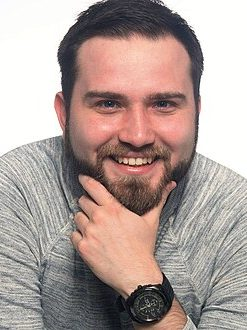
#> input picture photos/Q102248772.jpg, 247 x 330 px, found by its file name
$ python -i fetch-tmdb-photos.py   (imports and definitions only)
#> lines starting #> are read from the running program, lines starting #| are printed output that depends on the picture
#!/usr/bin/env python3
"""Fetch TMDB profile photos for every actor and cache local headshots."""

from __future__ import annotations

import json
import os
import re
import ssl
import time
import unicodedata
import urllib.error
import urllib.parse
import urllib.request
from concurrent.futures import ThreadPoolExecutor, as_completed
from io import BytesIO
from pathlib import Path

from PIL import Image, ImageDraw, ImageFont

ROOT = Path(__file__).resolve().parents[1]
DB = ROOT / "src" / "data" / "actors.json"
PHOTO_DIR = ROOT / "public" / "photos"
REPORT = ROOT / "scripts" / "photo-report.json"
ENV = ROOT / ".env"
FONT = "/System/Library/Fonts/Supplemental/Arial Unicode.ttf"
API = "https://api.themoviedb.org/3"
IMG = "https://image.tmdb.org/t/p/w500"
UA = "RomanianCast/1.0 (internal Substratum Pictures casting catalog)"
CTX = ssl.create_default_context()
ROMANIA = ("romania", "românia", "romanian", "bucharest", "bucurești", "bucuresti", "targoviste")


# [21 lines left out: functions load_api_key, fold_name, not called in this run]


def names_equal(a: str, b: str) -> bool:
    return fold_name(a) == fold_name(b)


def get(url: str, retries: int = 6) -> bytes | None:
#> called with retries = 6
    req = urllib.request.Request(url, headers={"User-Agent": UA, "Accept": "application/json,image/*"})
    for attempt in range(retries):
        try:
            with urllib.request.urlopen(req, context=CTX, timeout=30) as resp:
                if resp.status >= 400:
                    return None
                return resp.read()
        except urllib.error.HTTPError as exc:
            if exc.code in (429, 502, 503):
                time.sleep(1.5 * (attempt + 1))
                continue
            return None
        except Exception:
            time.sleep(0.8 * (attempt + 1))
    return None


# [8 lines left out: function get_json, not called in this run]


def api_url(path: str, key: str, **params: str) -> str:
    query = {"api_key": key, **params}
    return f"{API}{path}?{urllib.parse.urlencode(query)}"


# [7 lines left out: function initials, not called in this run]


def save_image(raw: bytes, dest: Path) -> bool:
#> called with dest = 'out.png'
    try:
        img = Image.open(BytesIO(raw))
#> img is the input picture: PIL image 247x330 RGB; mean R, G, B 174.8, 158.1, 152.9
        img.load()
    except Exception:
        return False
    if img.width < 60 or img.height < 60:
        return False
    if img.mode in ("RGBA", "LA", "P"):
        bg = Image.new("RGB", img.size, (28, 22, 18))
        rgba = img.convert("RGBA")
        bg.paste(rgba, mask=rgba.split()[-1])
        img = bg
    else:
        img = img.convert("RGB")
    w, h = img.size
#> w = 247; h = 330
    target = 3 / 4
    if w / h > target:
        new_w = max(1, int(h * target))
        left = (w - new_w) // 2
        img = img.crop((left, 0, left + new_w, h))
    else:
        new_h = max(1, int(w / target))
#> new_h = 329
        top = max(0, int((h - new_h) * 0.12))
#> top = 0
        if top + new_h > h:
            top = max(0, h - new_h)
        img = img.crop((0, top, w, top + new_h))
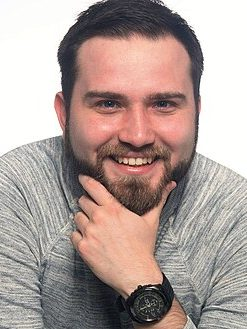
#> img: PIL image 247x329 RGB; mean R, G, B 174.9, 158.2, 153
    img.thumbnail((360, 480), Image.Resampling.LANCZOS)
#> (the run stopped early here; a loop or call above may not have finished)
